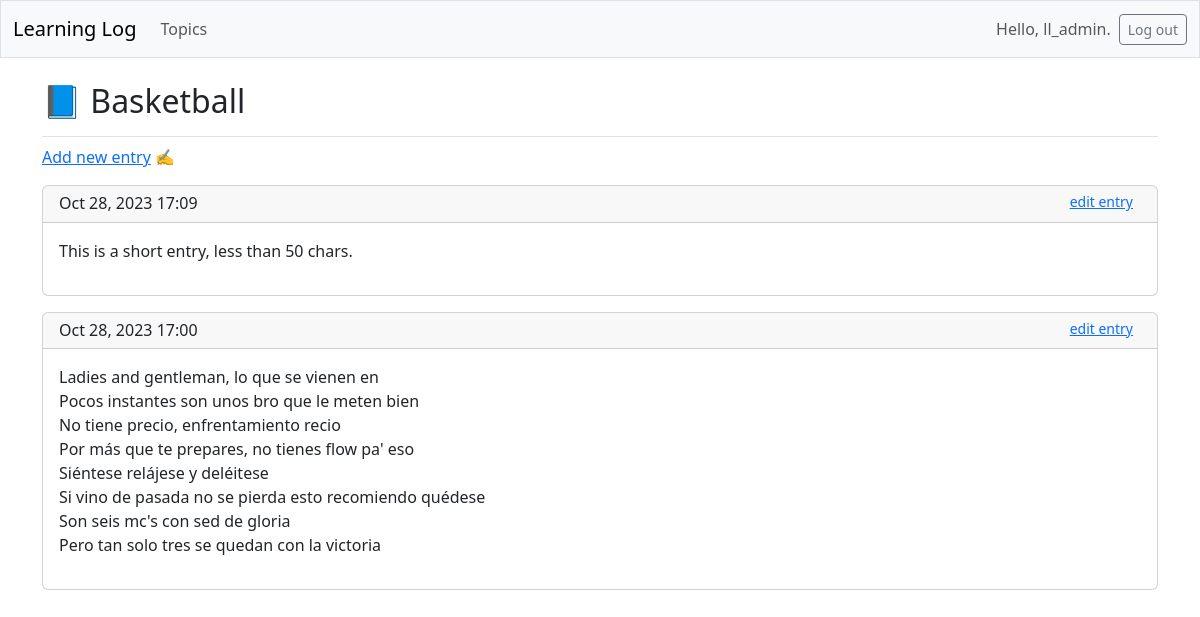
The page /topics/2/ (signed in) on the database as committed earlier.
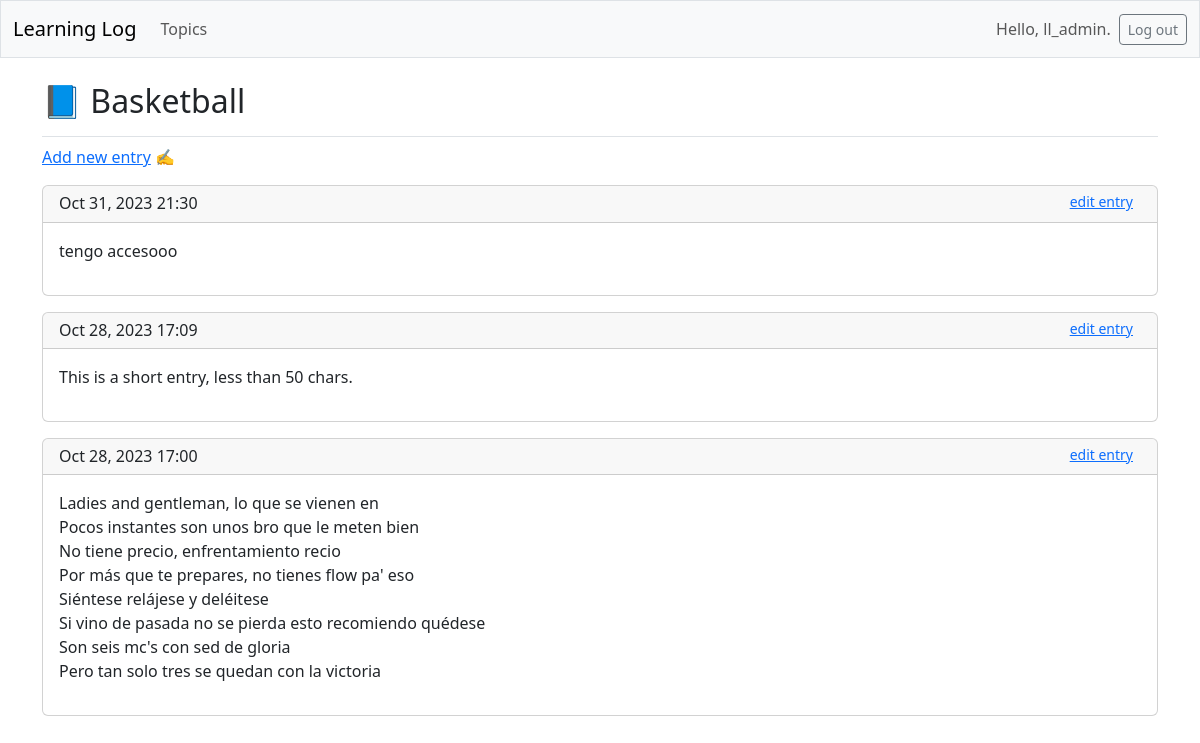
The same page on the database as committed later.
### learning_logs/models.py (models this page shows, shortened)
class Entry(models.Model):
    topic = models.ForeignKey(Topic, on_delete=models.CASCADE)
    text = models.TextField()
    date_added = models.DateTimeField(auto_now_add=True)
    class Meta:
        verbose_name_plural = 'entries'

### learning_logs/views.py (the view)
# urls.py: path('topics/<int:topic_id>/', views.topic, name='topic'),
@login_required
def topic(request, topic_id):
    topic = Topic.objects.get(id=topic_id)
    check_topic_owner(topic, request.user)
    entries = topic.entry_set.order_by('-date_added')
    context = {'topic': topic, 'entries': entries}
    return render(request, 'learning_logs/topic.html', context)

### learning_logs/views.py (called while the page is built)
def check_topic_owner(topic, user):
    if topic.owner != user:
        raise Http404

### learning_logs/templates/learning_logs/topic.html
{% extends 'learning_logs/base.html' %}
{% block page_header %}
  <h2>📘 {{ topic.text }}</h2>
{% endblock page_header %}
{% block content %}
  <p>
    <a href="{% url 'learning_logs:new_entry' topic.id %}">Add new entry</a> ✍️
  </p>
  {% for entry in entries %}
    <div class="card mb-3">
      <h5 class="card-header fs-6">
        {{ entry.date_added|date:'M d, Y H:i' }}
        <small class="float-end pe-2"><a href="{% url 'learning_logs:edit_entry' entry.id %}">
          edit entry</a></small>
      </h5>
      <div class="card-body">{{ entry.text|linebreaks }}</div>
    </div>
  {% empty %}
    <p>There are no entries for this topic yet.</p>
  {% endfor %}
{% endblock content %}

Rows that differ between the two databases and show on the page:
added Entry: date_added "Oct 31, 2023 21:30", text "tengo accesooo"
